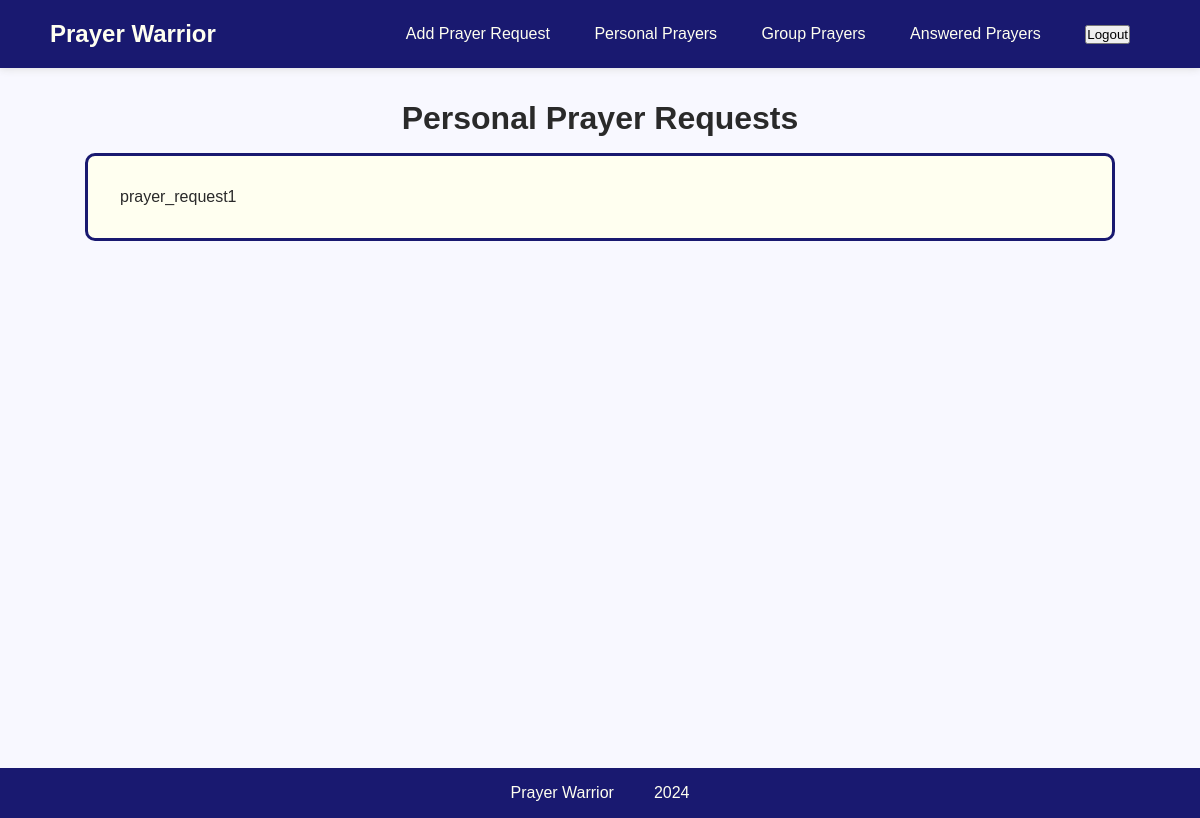
The app's page /app/personal-prayer/ (signed in), older data.
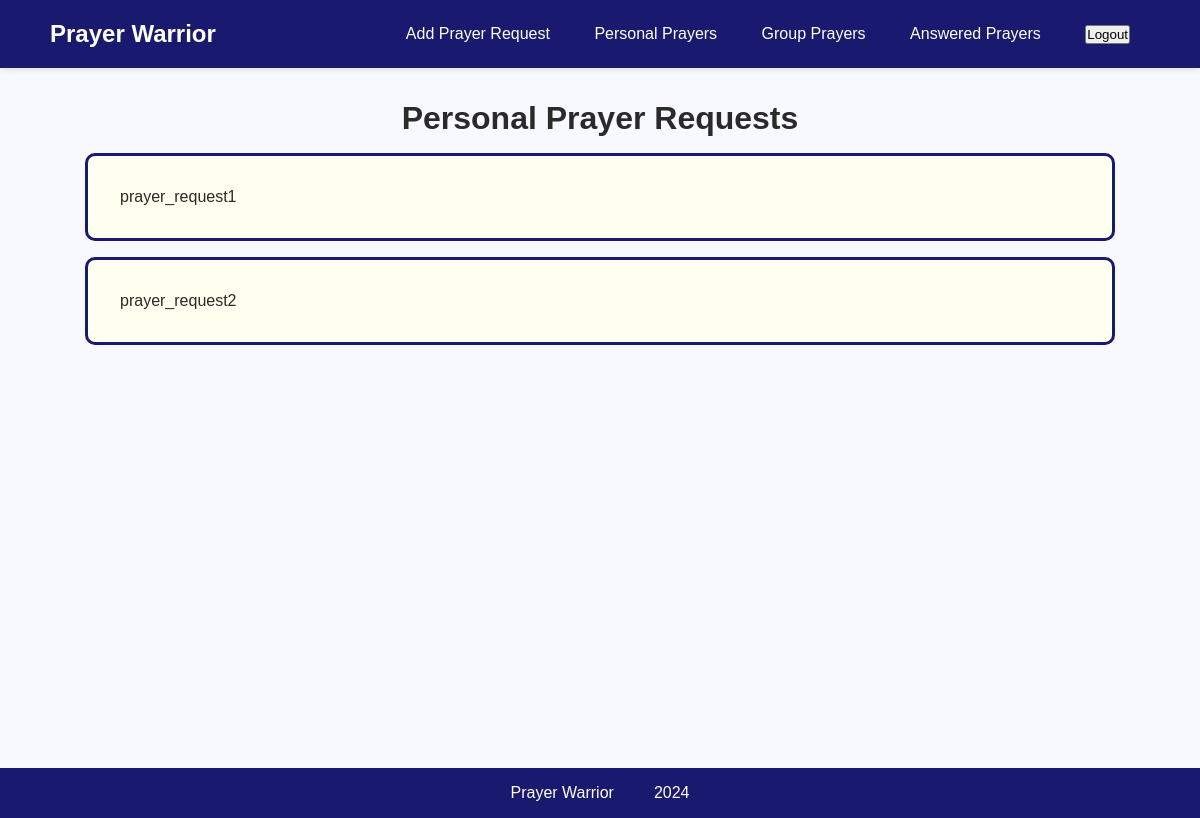
The same page, newer data.
### app/models.py (models this page shows, shortened)
class PrayerRequest(models.Model):
    datetime = models.DateTimeField(auto_now_add=True)
    user = models.ForeignKey(User, on_delete=models.CASCADE)
    content = models.TextField()
    answered = models.BooleanField(default=False)

### app/views.py (the view)
# urls.py: path("personal-prayer/", views.PersonalPrayerView.as_view(), name="personal-prayer"),
class PersonalPrayerView(LoginRequiredMixin, generic.ListView):
    model = PrayerRequest
    login_url = reverse_lazy("login")
    template_name = "app/personal-prayer.html"
    def get_context_data(self, **kwargs):
        context = super().get_context_data(**kwargs)
        context["prayer_request_list"] = self.model.objects.filter(user=self.request.user)
        return context

### app/templates/app/personal-prayer.html
{% extends "app/navbar.html" %}
{% load static %}
{% block page-style %} <link rel="stylesheet" href="{% static 'app/personal-prayer.css' %}"> {% endblock %}
{% block content %}
<h1>Personal Prayer Requests</h1>
{% if prayer_request_list %}
    <ul class="flex-container">
    {% for prayer_request in prayer_request_list %}
        <li class="prayer-request">{{ prayer_request.content }}</li>
    {% endfor %}
    </ul>
{% else %}
    <p>No items</p>
{% endif %}
{% endblock %}

### app/templates/app/navbar.html (shortened to what this page needs)
{% extends "app/base.html" %}
{% load static %}
{% block navbar-style %}
<link rel="stylesheet" href="{% static 'app/navbar.css' %}">
{% endblock %}
{% block footer}
{% block navbar %}
<header>
    <h1 id="nav-title"><a href="{% url 'app:index' %}">Prayer Warrior</a></h1>
    <nav>
        <ul>
            <li><a href="{% url 'app:prayer-request' %}">Add Prayer Request</a></li>
            <li><a href="{% url 'app:personal-prayer' %}">Personal Prayers</a></li>
            <li><a href="#">Group Prayers</a></li>
            <li><a href="#">Answered Prayers</a></li>
            <li>
                <form action="{% url 'logout' %}" method="post">
                    <input type="submit" value="Logout">
                </form>
            </li>
        </ul>
    </nav>
</header>
{% endblock %}
{% block footer %}
<footer>
    <ul>
        <li>Prayer Warrior</li>
        <li>2024</li>
    </ul>
</footer>
{% endblock %}

### app/templates/app/base.html (shortened to what this page needs)
{% load static %}
<!DOCTYPE html>
<html lang="en">
<head>
    <link rel="stylesheet" href="{% static 'app/base.css' %}">
    {% block navbar-style %} {% endblock %}
    {% block page-style %} {% endblock %}
</head>
<body>
    <div id="page-container">
        <div class="navbar">
        {% block navbar %} {% endblock %}
        </div>
        <div id="content">
        {% block content %} {% endblock %}
        </div>
        <div id="footer">
        {% block footer %} {% endblock %}
        </div>
    </div>
</body>
</html>

### app/static/app/base.css (style rules this page uses)
:root { --primary-color: rgb(25, 25, 112); --secondary-color: rgb(255, 255, 240); --accent-color: rgb(220, 20, 60); --background-color: rgb(248, 248, 255); --text-color: rgb(42, 42, 42); }
body { height: 100vh; background-color: var(--background-color); color: var(--text-color); }
#content { padding-bottom: 4rem; margin: 2rem 0; }
#page-container { position: relative; min-height: 100vh; }
#footer { position: absolute; bottom: 0; width: 100%; height: 2rem; }

### app/static/app/navbar.css (style rules this page uses)
* { margin: 0; padding: 0; font-family: Arial, Helvetica, sans-serif; }
header { display: flex; justify-content: flex-end; align-items: center; padding: 20px 50px; box-shadow: 0 1px 8px #ddd; background-color: var(--primary-color); }
#nav-title { margin-right: auto; font-size: 1.5em; }
header li { list-style: none; display: inline-block; padding: 0 20px; }
header a { text-decoration: none; color: var(--secondary-color); transition: all 0.3s ease 0s; }
footer ul { display: flex; align-items: center; justify-content: center; padding: 1rem; background-color: var(--primary-color); }
footer li { color: var(--secondary-color); list-style-type: none; padding: 0 20px; }

### app/static/app/personal-prayer.css (style rules this page uses)
h1 { text-align: center; }
.flex-container { display: flex; flex-direction: column; align-items: center; }
.prayer-request { list-style-type: none; border: 3px solid var(--primary-color); border-radius: 10px; padding: 2rem; width: 80vw; margin-top: 1rem; background-color: var(--secondary-color); }

Row changes from the older to the newer data that the page shows:
added PrayerRequest: content "prayer_request2"
